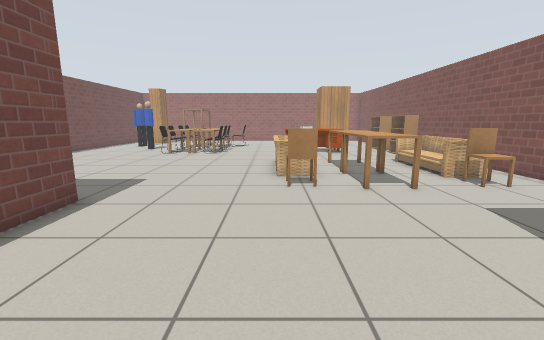
view 1 (above)

18 first-person views from a walk through a world built for the Gazebo simulator. The camera is 1 m above the floor, tilts 10° down and sees 90° across. The floor is counted in squares, 0.5 m on a side. Each view is taken from the middle of a square. On the plan, view 1 faces up. The plan holds only what a view shows up to about 16 squares ahead; the rest is blank. Gazebo's built-in surfaces are drawn with simple patterns. Simple shapes stand in for some stock models. Some surface patterns are stand-ins.

view 2
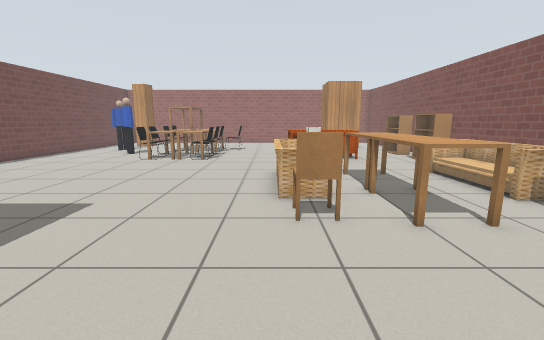

view 3
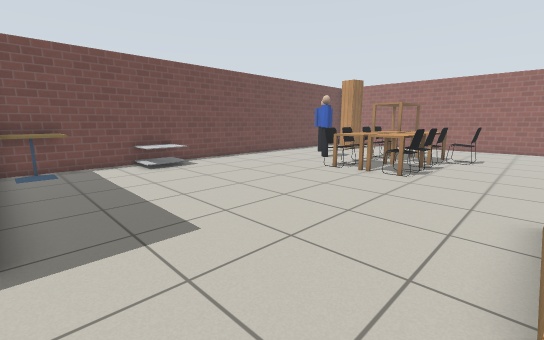

view 4
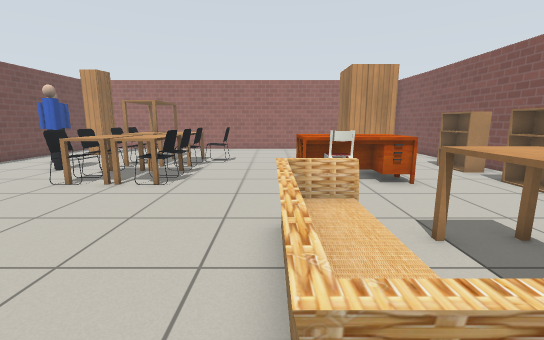

view 5
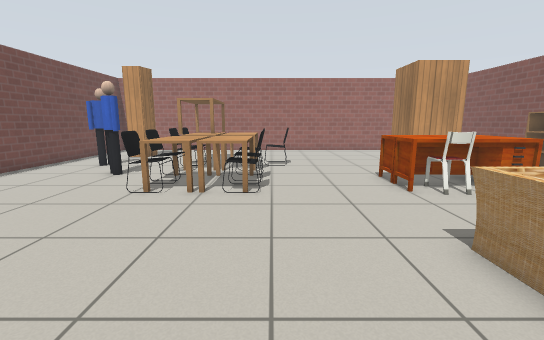

view 6
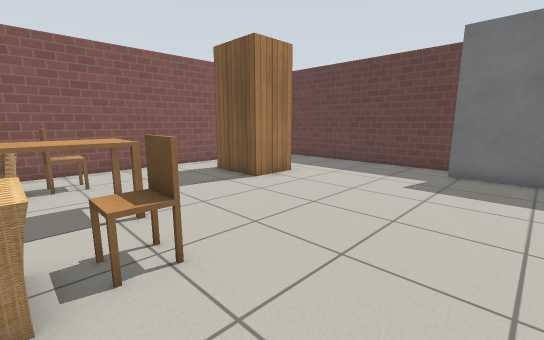

view 7
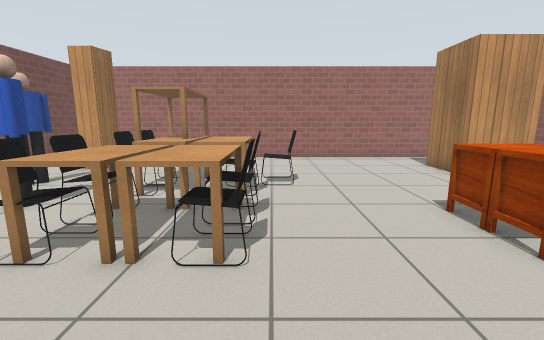

view 8
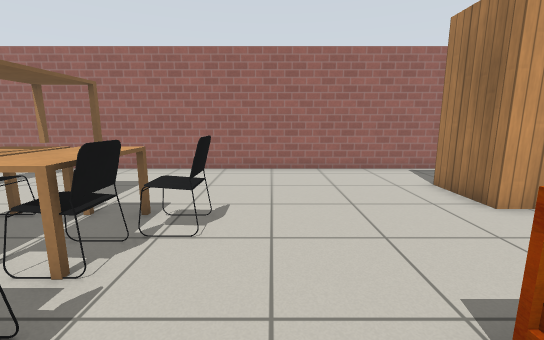

view 9
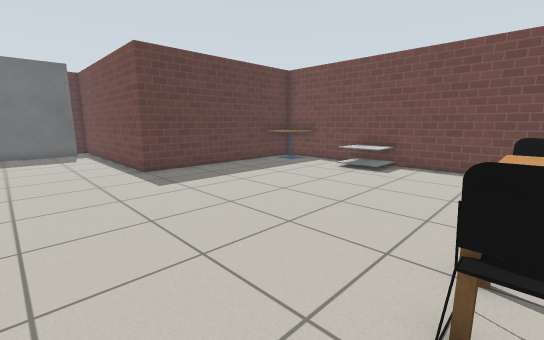

view 10
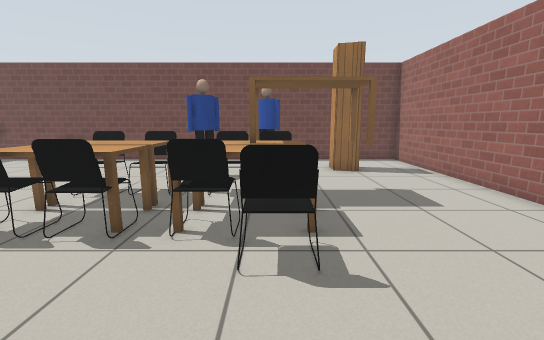

view 11
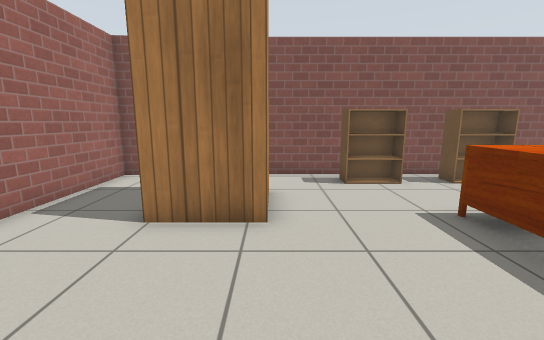

view 12
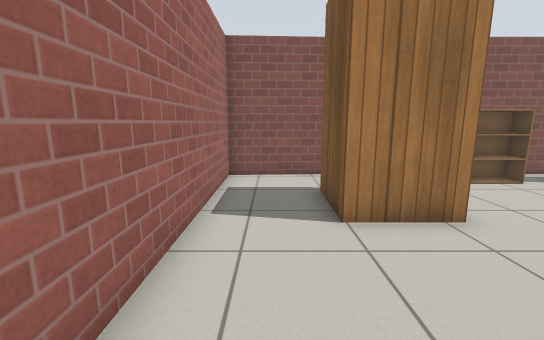

view 13
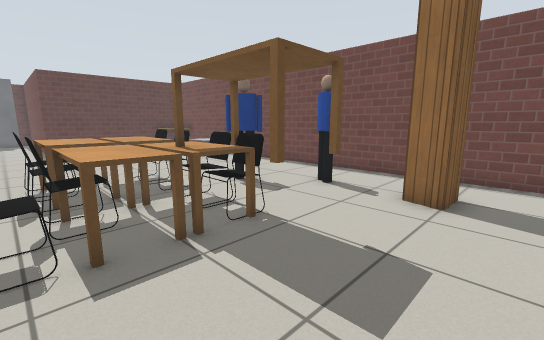

view 14
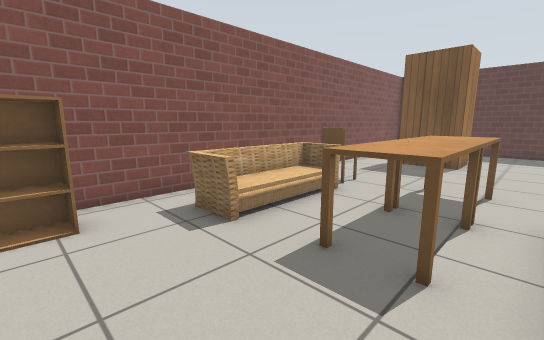

view 15
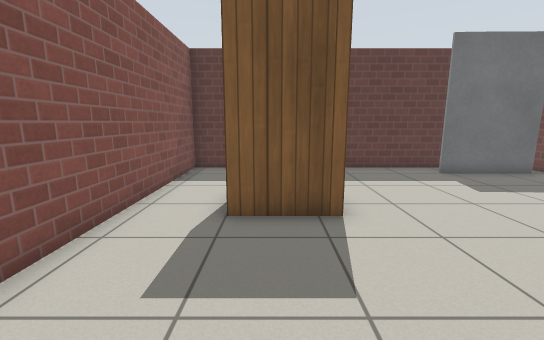

view 16
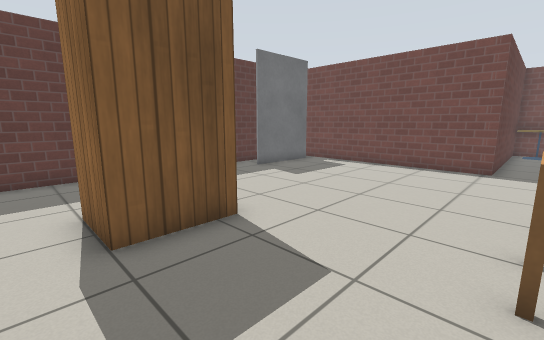

view 17
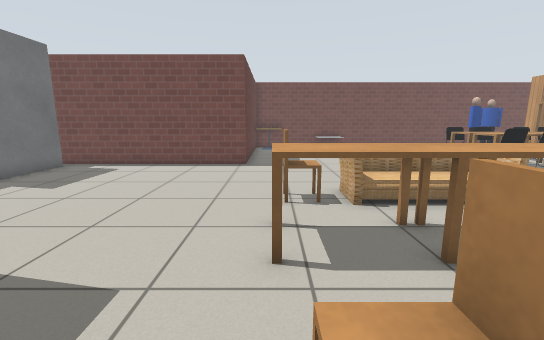

view 18
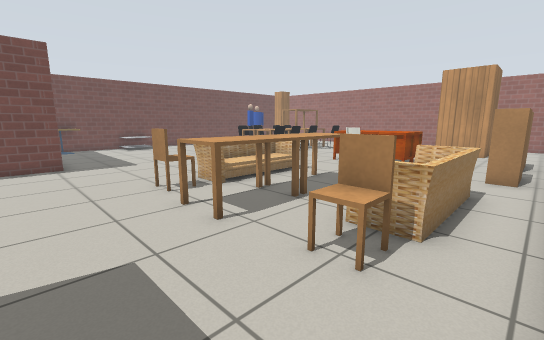

### Floor plan
Points are (right, up) in squares from view 1. A wall is a line through its corners. A room is listed if a view was taken in it or the views show most of it. See-through windows are left out.
Room 1 (views 1, 2, 3, 4, 5, 6, 7, 8, 9, 10, 11, 12, 13, 14, 15, 16, 17, 18)
walls: (6.7, 26.1) (6.7, 24.1) (4.2, 24.1) (4.2, 26.6) (6.7, 26.6); (4.5, 1.4) (4.5, 3.4) (7, 3.4) (7, 1.4); (-10, 26.6) (-10.2, 25.6); (-11.3, 26.6) (-10, 26.6) (-10, 25.6) (-11.2, 25.6); (-1.9, -3) (9.4, -3) (9.4, 29.6) (-13.7, 29.6) (-13.7, 6.8) (-5, 6.8) (-5, -2.4)
objects: cafe table (-13, 7) to (-12, 8); coffee table (-13, 12) to (-12, 13); person (-11, 22) to (-11, 23); person (-9, 20) to (-9, 21); chair (-7, 18); chair (-7, 19) to (-7, 20); chair (-7, 22); table (-7, 22) to (-6, 25); desk (-6, 18) to (-6, 20); desk (-6, 21); desk (-5, 18) to (-5, 20); desk (-5, 21) to (-4, 24); grey box (-4, -2) to (-1, -1); chair (-4, 18); chair (-4, 19) to (-4, 20); chair (-4, 21) to (-4, 22); chair (-3, 23) to (-2, 23); sofa (0, 10) to (1, 14); chair (1, 9); chest of drawers (1, 18) to (4, 19); chest of drawers (1, 20) to (4, 20); chair (2, 18); table (3, 8) to (4, 10); table (3, 11) to (4, 13); chair (7, 8) to (7, 9); sofa (7, 10) to (8, 14); bookshelf (8, 16) to (8, 18); bookshelf (8, 20) to (8, 21)

Where each view was taken, in squares from view 1:
view 1: 0 up, 0 right, facing up
view 2: 3 up, 0 right, facing up
view 3: 7 up, 0 right, facing up-left
view 4: 9 up, 0 right, facing up
view 5: 10 up, 3 left, facing up
view 6: 10 up, 3 left, facing down-right
view 7: 14 up, 3 left, facing up
view 8: 18 up, 1 left, facing up
view 9: 18 up, 1 left, facing down-left
view 10: 23 up, 1 right, facing left
view 11: 24 up, 1 left, facing right
view 12: 28 up, 1 left, facing right
view 13: 28 up, 3 left, facing down-left
view 14: 17 up, 2 right, facing down-right
view 15: 9 up, 6 right, facing down
view 16: 8 up, 8 right, facing down-left
view 17: 8 up, 8 right, facing left
view 18: 5 up, 9 right, facing up-left
